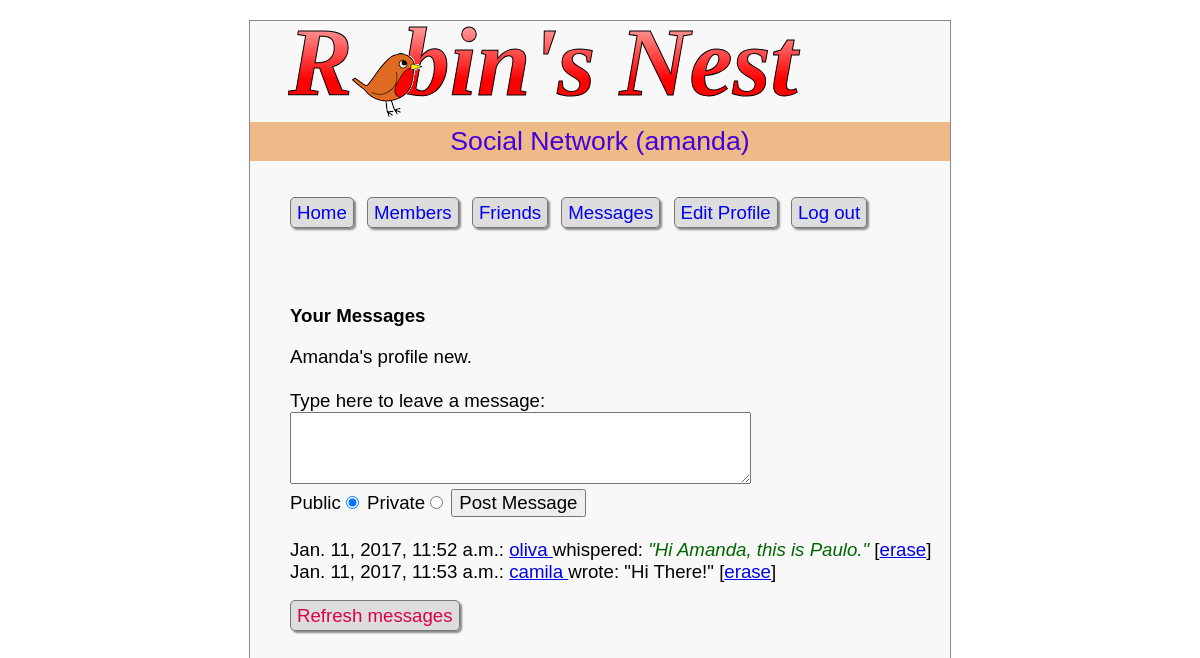
/messages/ (signed in), run on the app's committed database.
### mainapp/models.py (models this page shows, shortened)
class Profile(models.Model):
    text = models.CharField(max_length=4096) # TODO: Use TextField instead of CharField

class Message(models.Model):
    user = models.ForeignKey(Member, related_name='%(class)s_user')
    recip = models.ForeignKey(Member, related_name='%(class)s_recip')
    pm = models.BooleanField(default=True)
    time = models.DateTimeField()
    text = models.CharField(max_length=4096)

class Member(models.Model):
    username = models.CharField(max_length=16,primary_key=True)
    password = models.CharField(max_length=16)
    profile = models.OneToOneField(Profile, null=True)
    following = models.ManyToManyField("self", symmetrical=False)

### mainapp/views.py (the view)
    def test(request):
        if 'username' in request.session:
            return f(request)
        else:
            return render(request, 'mainapp/not-logged-in.html', {})

### mainapp/views.py (called while the page is built)
def loggedin(f):
    def test(request):
        if 'username' in request.session:
            return f(request)
        else:
            return render(request, 'mainapp/not-logged-in.html', {})
    return test

### templates/mainapp/messages.html (shortened to what this page needs)
{% extends "base.html" %}
{% block content %}
<div class='main'>
{% if username == view %}
   <h3>Your Messages</h3>
{% else %}
   <h3><a href="/members/?view={{view}}">{{view}}</a>'s Messages</h3>
{% endif %}
{% if profile %}
   {{ profile }} <br style='clear:left;'><br>
{% endif %}
<form method='POST' action='/messages/?view={{view}}'>
   Type here to leave a message:
   <br>
   <textarea name='text' cols='40' rows='3'></textarea>
   <br>
   Public<input type='radio' name='pm' value='0' checked='checked'>
   Private<input type='radio' name='pm' value='1'>
   <input type='submit' value='Post Message'>
</form>
<br>
{% if messages %}
   {% for message in messages %}
   {% if message.pm or message.user.username == username or message.recip.username == username %}
      {{ message.time }}:
      <a href='/messages/?view={{message.user.username}}'>
         {{message.user.username}}
      </a>
      {% if message.pm %}
         wrote: "{{ message.text }}"
      {% else %}
         whispered: <span class='whisper'>"{{ message.text }}"</span>
      {% endif %}
      {% if view == username %}
         [<a href='/messages/?view={{view}}&erase={{message.id}}'>erase</a>]
      {% endif %}
      <br>
   {% endif %}
   {% endfor %}
{% else %}
<br><span class='info'>No messages yet</span><br><br>
{% endif %}
<br><a class='button' href='/messages/?view={{view}}'>Refresh messages</a></div><br>
{% endblock %}

### templates/base.html (shortened to what this page needs)
{% load staticfiles %}
<!DOCTYPE html>
<html>
<head>
	<link rel="stylesheet" type="text/css" href="{% static 'styles.css' %}" />
</head>
<body>
	<center>
	<canvas id='logo' width='624' height='96'> {{ appname }} </canvas>
	</center>
	{% if loggedin %}
    <div class='appname'>{{ appname }} ({{ username }}) </div>
	{% else %}
    <div class='appname'>{{ appname }}</div>
    {% endif %}
	<br>
	<ul class='menu'>
		{% if loggedin %}
        <li><a href='/members/?view={{ username }}'>Home</a></li>
        <li><a href='/members/'>Members</a></li>
        <li><a href='/friends/'>Friends</a></li>
        <li><a href='/messages/'>Messages</a></li>
        <li><a href='/profile/'>Edit Profile</a></li>
        <li><a href='/logout/'>Log out</a></li></ul><br>
		{% else %}
		<li><a href='/'>Home</a></li>
		<li><a href='/signup/'>Sign up</a></li>
		<li><a href='/login/'>Log in</a></li>
		{% endif %}
	<br>
	{% block content %}
	{% endblock %}
	<br>
</body>
</html>

### static/styles.css (style rules this page uses)
* { font-family:verdana,sans-serif; font-size :14pt; }
body { width :700px; margin :20px auto; background:#f8f8f8; border :1px solid #888; }
html { background:#fff }
li a, .button { text-decoration:none; }
.appname { text-align :center; background :#eb8; color :#40d; font-family:helvetica; font-size :20pt; padding :4px; }
.main { margin-left:40px; }
.menu li, .button { display :inline; padding :4px 6px; border :1px solid #777; background :#ddd; color :#d04; margin-right :8px; border-radius :5px; -moz-box-shadow :2px 2px 2px #888; -webkit-box-shadow:2px 2px 2px #888; box-shadow :2px 2px 2px #888; }
.whisper { font-style:italic; color :#006600; }
#logo { font-family:Georgia; font-weight:bold; font-style:italic; font-size :97px; }

### data on the page
Profile: text "Amanda's profile new."
Message: time "Jan. 11, 2017, 11:52 a.m.", user.username "oliva", text "Hi Amanda, this is Paulo."
Message: time "Jan. 11, 2017, 11:53 a.m.", user.username "camila", text "Hi There!"

### other printed values
{{ appname }} "Social Network"
{{ username }} "amanda"
